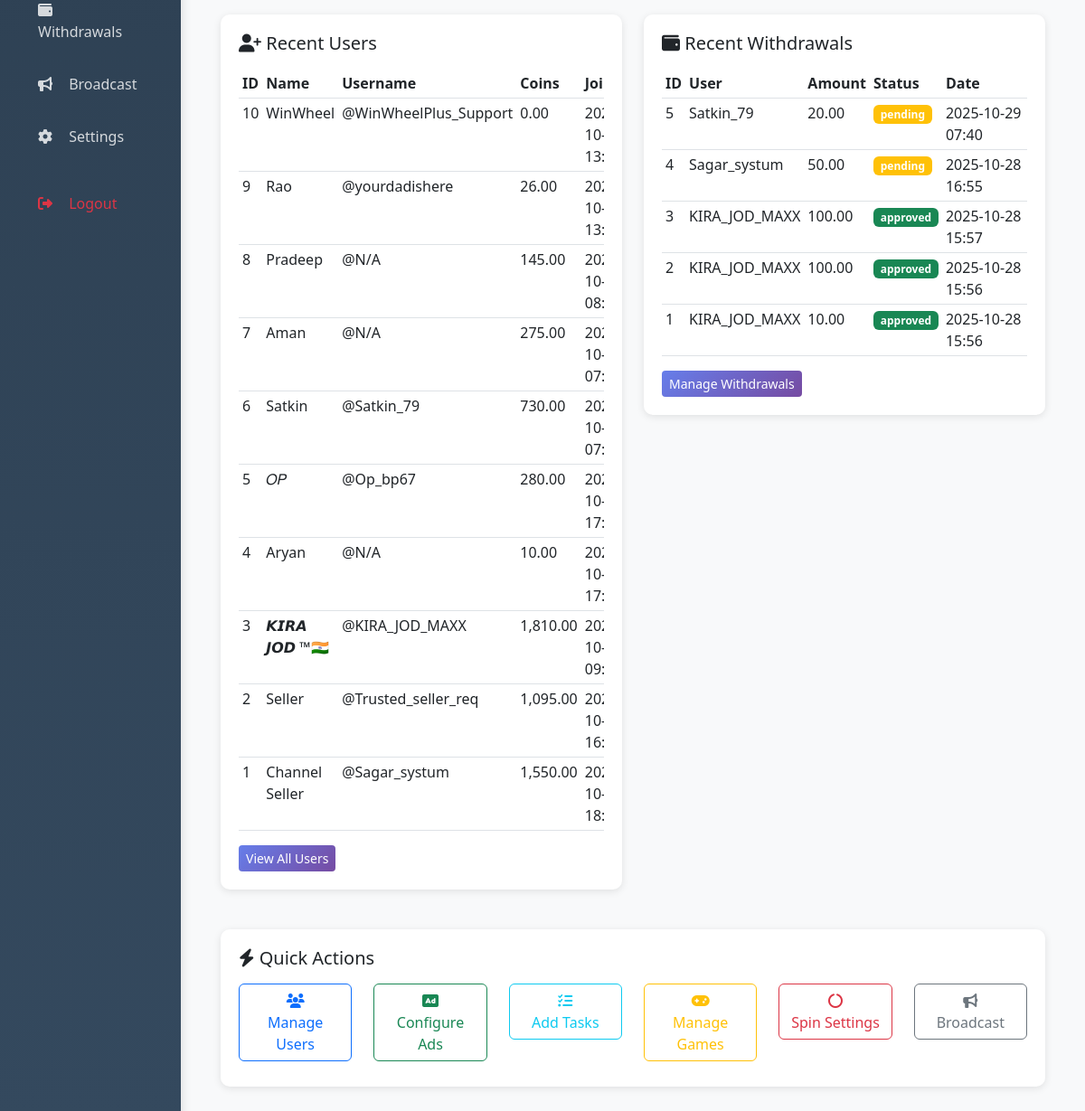
The page /admin/index.php (signed in, lower part) on the database as committed earlier.
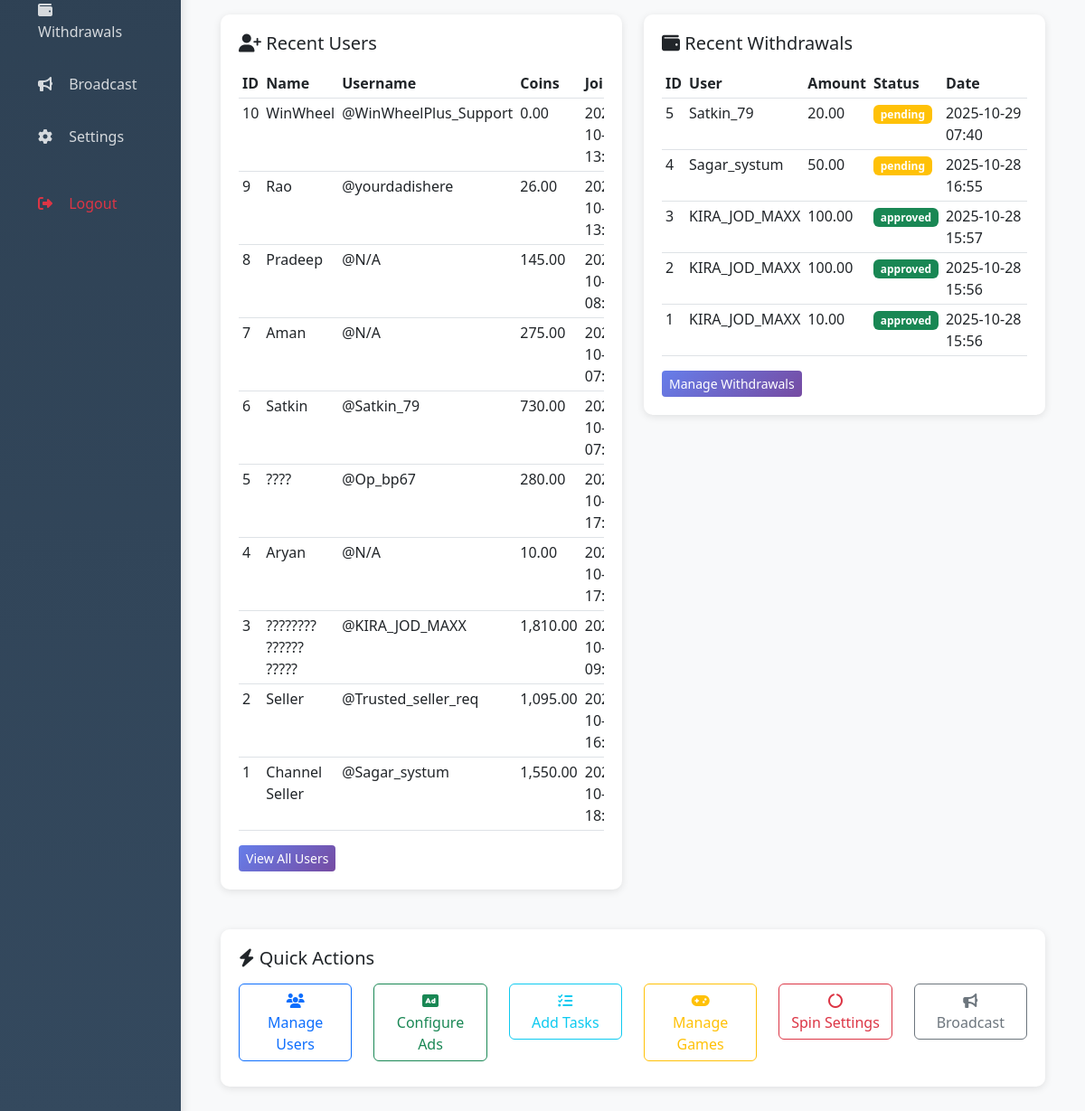
The same page on the database as committed later.
### tables this page shows
CREATE TABLE `users` (
  `id` int(11) NOT NULL,
  `telegram_id` bigint(20) NOT NULL,
  `username` varchar(255) DEFAULT NULL,
  `first_name` varchar(255) DEFAULT NULL,
  `last_name` varchar(255) DEFAULT NULL,
  `coins` decimal(20,2) DEFAULT 0.00,
  `energy` int(11) DEFAULT 100,
  `last_energy_update` timestamp NULL DEFAULT current_timestamp(),
  `referral_code` varchar(50) DEFAULT NULL,
  `referred_by` int(11) DEFAULT NULL,
  `is_banned` tinyint(1) DEFAULT 0,
  `created_at` timestamp NULL DEFAULT current_timestamp(),
  `last_active` timestamp NULL DEFAULT current_timestamp()
);

### admin/index.php (the view, shortened to what the changed rows need)
<?php
require_once 'header.php';
$db = Database::getInstance()->getConnection();
$stmt = $db->query("SELECT * FROM users ORDER BY created_at DESC LIMIT 10");
$recentUsers = $stmt->fetchAll();
?>
<div class="row mt-4">
    <div class="col-md-6">
        <div class="stat-card">
            <div class="table-responsive">
                <table class="table table-sm table-hover">
                    <thead>
                        <tr>
                            <th>ID</th>
                            <th>Name</th>
                            <th>Username</th>
                            <th>Coins</th>
                            <th>Joined</th>
                        </tr>
                    </thead>
                    <tbody>
                        <?php foreach ($recentUsers as $user): ?>
                        <tr>
                            <td><?php echo $user['id']; ?></td>
                            <td><?php echo htmlspecialchars($user['first_name']); ?></td>
                            <td>@<?php echo htmlspecialchars($user['username'] ?: 'N/A'); ?></td>
                            <td><?php echo number_format($user['coins'], 2); ?></td>
                            <td><?php echo date('Y-m-d H:i', strtotime($user['created_at'])); ?></td>
                        </tr>
                        <?php endforeach; ?>
                    </tbody>
                </table>
            </div>
        </div>
    </div>
    <div class="col-md-6">
        <div class="stat-card">
            <div class="table-responsive">
                <table class="table table-sm table-hover">
                    <thead>
                        <tr>
                            <th>ID</th>
                            <th>User</th>
                            <th>Amount</th>
                            <th>Status</th>
                            <th>Date</th>
                        </tr>
                    </thead>
                </table>
            </div>
        </div>
    </div>
</div>
<?php require_once 'footer.php'; ?>

Rows that differ between the two databases and show on the page:
changed users "Op_bp67": first_name "𝑂𝑃" → "????"
changed users "KIRA_JOD_MAXX": first_name "𝙆𝙄𝙍𝘼 𝙅𝙊𝘿 ™🇮🇳" → "???????? ?????? ?????"
